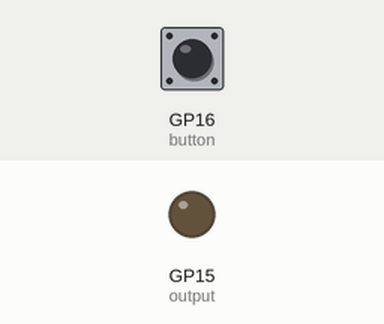
A program run on a simulated Raspberry Pi Pico running MicroPython. Parts: output pins drawn as LEDs (lit = HIGH). Inputs (shaded band) come from the test bench; at power-on: GP16 (button) HIGH.

Above: at 1.2 s.
1.3 s: GP16 (button) pulled LOW for 0.15 s
At 1.37 s:
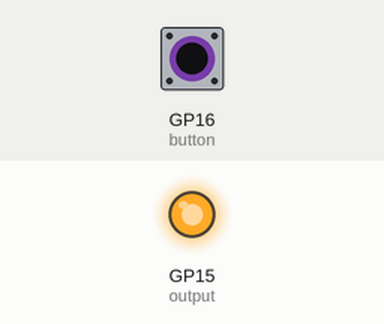
2.9 s: GP16 (button) pulled LOW for 3.2 s
At 6.6 s:
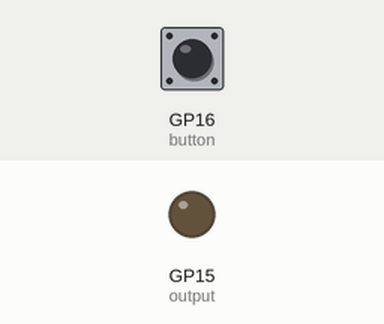
Timing chart, 0 to 8.1 s (numbered marks = the images above; inputs shaded):
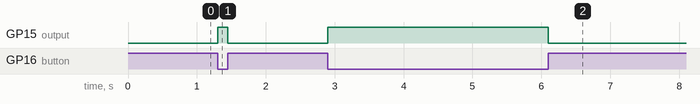

Measured:
- after the input at 1.3 s, GP15 (output): LOW → HIGH at once, → LOW 0.15 s later
- after the input at 2.9 s, GP15 (output): LOW → HIGH at once, → LOW 3.2 s later

The program:

button-buzzer-demo1.py
```python
# Test just one button and LED
from machine import Pin
import utime

button = Pin(16, Pin.IN, Pin.PULL_UP)
output = Pin(15, Pin.OUT)

while (1):
    if (button.value() == 0):
        output.value(1)
    else:
        output.value(0)
```
